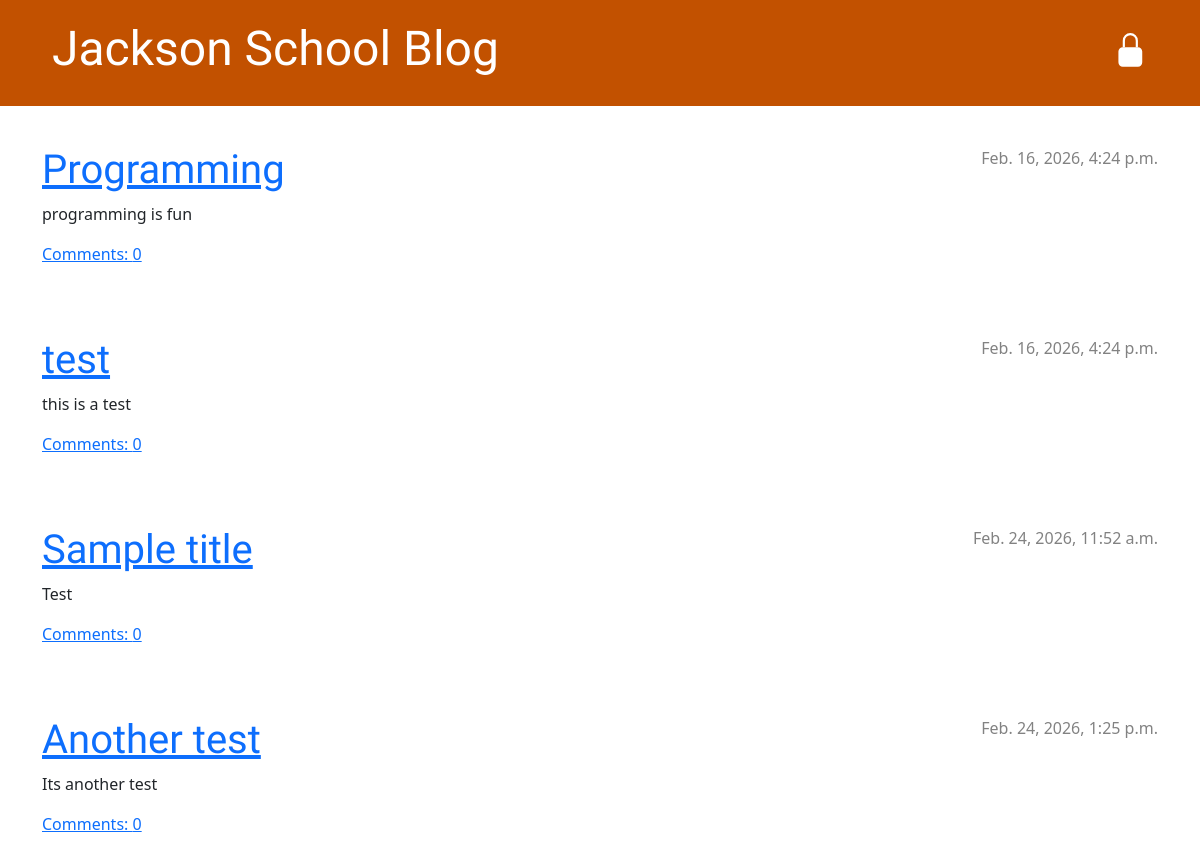
Before: /blog/ with the older database file.
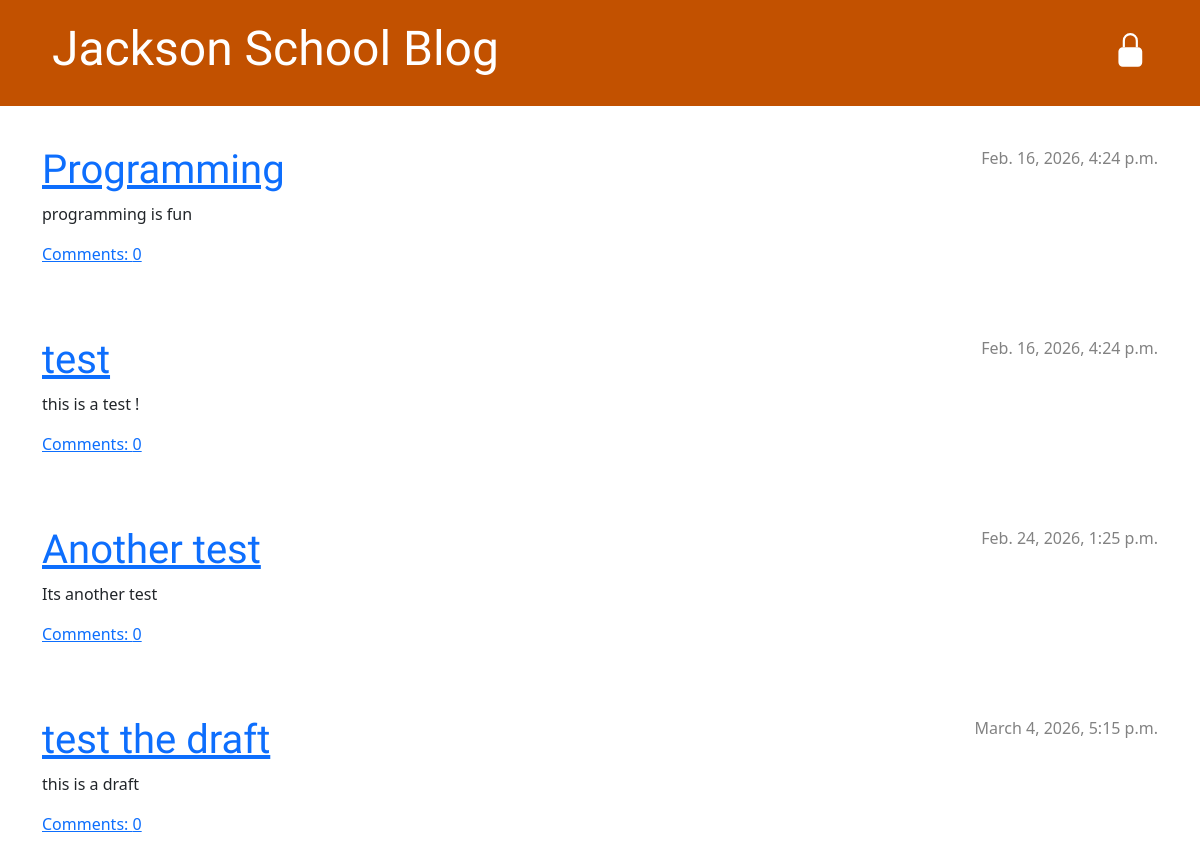
After: the same page with the newer database file.
### blog/models.py (models this page shows, shortened)
class Post(models.Model):
    author = models.ForeignKey(settings.AUTH_USER_MODEL, on_delete=models.CASCADE)
    title = models.CharField(max_length=200)
    text = models.TextField()
    created_date = models.DateTimeField(default=timezone.now)
    published_date = models.DateTimeField(blank=True, null=True)
    def approved_comments(self):
        return self.comments.filter(approved_comment=True)

### blog/views.py (the view)
# urls.py: path('', views.post_list, name='post_list'),
def post_list(request):
    posts = Post.objects.filter(published_date__lte=timezone.now()).order_by('published_date')
    return render(request, 'blog/post_list.html', {'posts': posts})

### blog/templates/blog/post_list.html
{% extends 'blog/base.html' %}
{% block content %}
{% for post in posts %}
<div class="post">
    <div class="date">
        {{ post.published_date }}
    </div>
    <h1><a href="{% url 'post_detail' pk=post.pk %}">{{ post.title }}</a></h1>
    <p>{{ post.text|linebreaksbr }}</p>
    <a href="{% url 'post_detail' pk=post.pk %}">Comments: {{ post.approved_comments.count }}</a>
</div>
{% endfor %}
{% endblock content %}

Changed rows visible on the page:
removed Post: published_date "Feb. 24, 2026, 11:52 a.m.", title "Sample title", text "Test", approved_comments.count "0"
changed Post "test": text "this is a test" → "this is a test !"
added Post: published_date "March 4, 2026, 5:15 p.m.", title "test the draft", text "this is a draft", approved_comments.count "0"
